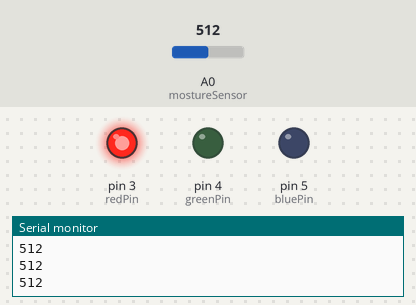
This sketch was run on a simulated Arduino Uno, built with avr-gcc and run on an emulated ATmega328P. Shown: output pins drawn as LEDs (lit = HIGH), the last lines printed to the serial monitor. The inputs (shaded band) are chosen by the test bench; at power-on: A0 (mostureSensor) = 512.

Above: at 1.2 s.
1.3 s: A0 (mostureSensor) set to 56
2.8 s: A0 (mostureSensor) set to 45
At 3.3 s:
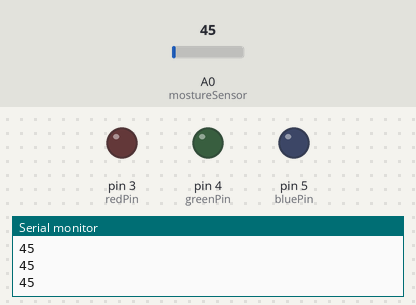
4.3 s: A0 (mostureSensor) set to 122
At 4.7 s:
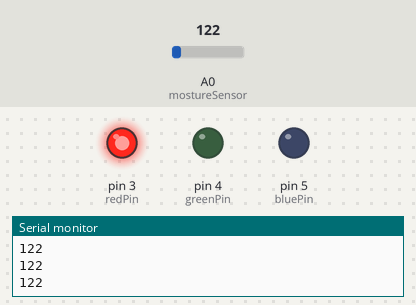
5.8 s: A0 (mostureSensor) set to 40
At 6.2 s:
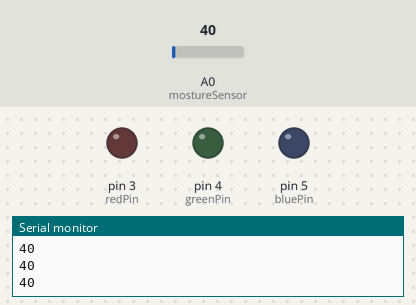
Timing chart, 0 to 8.3 s (numbered marks = the images above; inputs shaded):
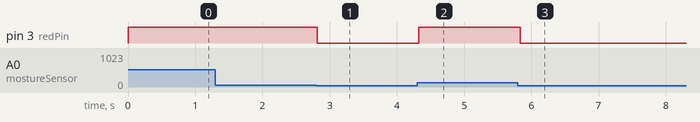

The sketch:

ArduinoWateringSystem.ino
```cpp
#define redPin 3
#define greenPin 4
#define bluePin 5

int mostureSensor = 0;
int fadeSpeed = 5;

void setup() {
  // Serial Begin so we can see the data from the mosture sensor in our serial input window.
  Serial.begin(9600);

  pinMode(redPin, OUTPUT);
  pinMode(greenPin, OUTPUT);
  pinMode(bluePin, OUTPUT);
}

void loop() {

  // read the input on analog pin 0:
  int sensorValue = analogRead(mostureSensor);
  int r = 0;

  Serial.println(sensorValue);

  setColor(0, 0, 0);
  if( sensorValue > 50 ){
    setColor(255, 0, 0);
  }

  delay(50);
}

void setColor(int red, int green, int blue)
{
  analogWrite(redPin, red);
  analogWrite(greenPin, green);
  analogWrite(bluePin, blue);
}
```

Measured:
- the behaviour switches between 51 and 50 on A0 (mostureSensor) (found by bisection; images 0 and 1)
- after the input at 2.8 s, pin 3 (redPin): HIGH → LOW at once
- after the input at 4.3 s, pin 3 (redPin): LOW → HIGH at once
- after the input at 5.8 s, pin 3 (redPin): HIGH → LOW at once
